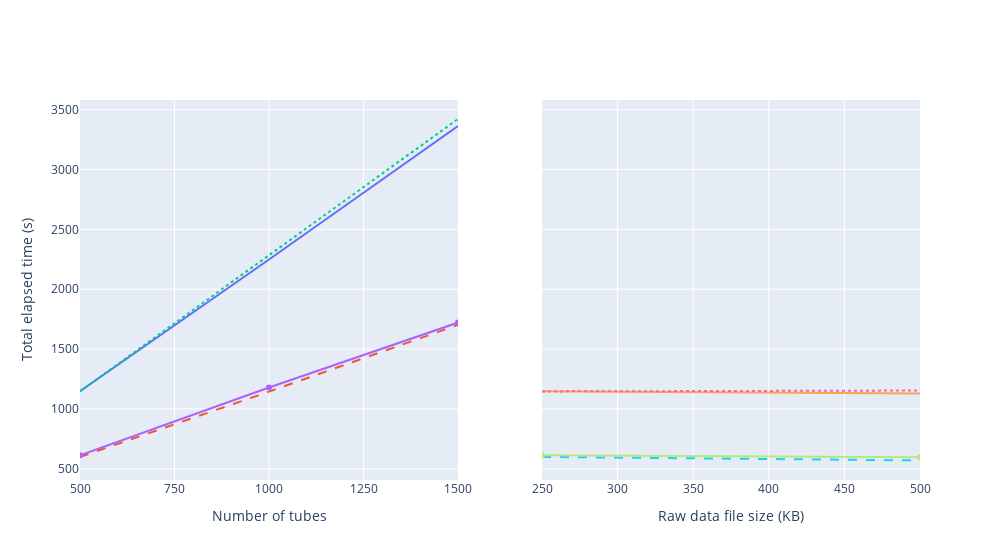

The notebook cell this image was saved under:
### Markdown cell above
### Elapsed time adding two analyses per acquisition with different number of analysts

### Code cell
# 3 Orgs net data, file size fixed
threeOrgs10FileSizeFixed = [1148.1137, 2248.1675, 3363.0079]
threeOrgs20FileSizeFixed = [598.9733, 1144.5899, 1702.0179]
# 5 Orgs net data, file size fixed
fiveOrgs10FileSizeFixed = [1146.1426, 2280.5195, 3421.8409]
fiveOrgs20FileSizeFixed = [612.9806, 1179.4412, 1721.3345]

# 3 Orgs net data, num. tubes fixed
threeOrgs10NumTubesFixed = [1148.1136, 1128.2235]
threeOrgs20NumTubesFixed = [598.9732,  569.9285]
# 5 Orgs net data, num. tubes fixed
fiveOrgs10NumTubesFixed = [1146.1426, 1153.6861]
fiveOrgs20NumTubesFixed = [612.9805, 596.3063]

totalAnalysis(threeOrgs10FileSizeFixed, threeOrgs20FileSizeFixed, fiveOrgs10FileSizeFixed, fiveOrgs20FileSizeFixed, threeOrgs10NumTubesFixed, threeOrgs20NumTubesFixed, fiveOrgs10NumTubesFixed, fiveOrgs20NumTubesFixed)

### Figure 1 — Plotly figure (JSON) as saved in the notebook; plotly's stock layout.template omitted (floating-point values rounded to 4 significant figures)
{"data": [{"mode": "lines", "name": "3 Orgs net 10 analysts per role (file size fixed)", "type": "scatter", "x": [500, 1000, 1500], "xaxis": "x", "y": [1148.0, 2248.0, 3363.0], "yaxis": "y"}, {"line": {"dash": "dash"}, "mode": "lines", "name": "3 Orgs net 20 analysts per role (file size fixed)", "type": "scatter", "x": [500, 1000, 1500], "xaxis": "x", "y": [599.0, 1145.0, 1702.0], "yaxis": "y"}, {"line": {"dash": "dot"}, "mode": "lines", "name": "5 Orgs net 10 analysts per role (file size fixed)", "type": "scatter", "x": [500, 1000, 1500], "xaxis": "x", "y": [1146.0, 2281.0, 3422.0], "yaxis": "y"}, {"mode": "lines+markers", "name": "5 Orgs net 20 analysts per role (file size fixed)", "type": "scatter", "x": [500, 1000, 1500], "xaxis": "x", "y": [613.0, 1179.0, 1721.0], "yaxis": "y"}, {"mode": "lines", "name": "3 Orgs net 10 analysts per role (file size fixed)", "type": "scatter", "x": [250, 500], "xaxis": "x2", "y": [1148.0, 1128.0], "yaxis": "y2"}, {"line": {"dash": "dash"}, "mode": "lines", "name": "3 Orgs net 20 analysts per role (file size fixed)", "type": "scatter", "x": [250, 500], "xaxis": "x2", "y": [599.0, 569.9], "yaxis": "y2"}, {"line": {"dash": "dot"}, "mode": "lines", "name": "5 Orgs net 10 analysts per role (file size fixed)", "type": "scatter", "x": [250, 500], "xaxis": "x2", "y": [1146.0, 1154.0], "yaxis": "y2"}, {"mode": "lines+markers", "name": "5 Orgs net 20 analysts per role (file size fixed)", "type": "scatter", "x": [250, 500], "xaxis": "x2", "y": [613.0, 596.3], "yaxis": "y2"}], "layout": {"showlegend": false, "width": 1000, "xaxis": {"anchor": "y", "domain": [0, 0.45], "dtick": 250, "range": [500, 1500], "tick0": 500, "title": {"text": "Number of tubes"}}, "xaxis2": {"anchor": "y2", "domain": [0.55, 1], "range": [250, 500], "title": {"text": "Raw data file size (KB)"}}, "yaxis": {"anchor": "x", "domain": [0, 1], "title": {"text": "Total elapsed time (s)"}}, "yaxis2": {"anchor": "x2", "domain": [0, 1], "matches": "y", "showticklabels": false}}}
